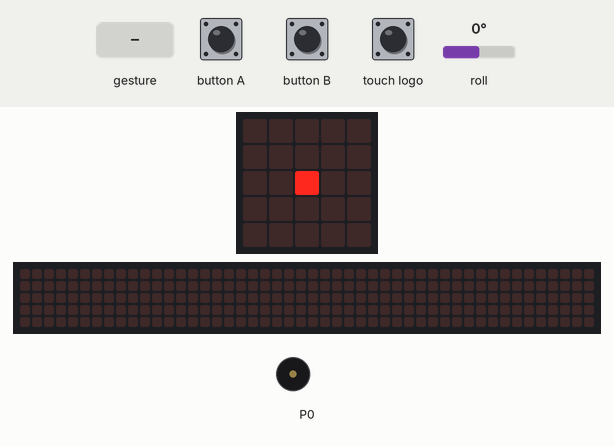
Bench run of a program on a simulated BBC micro:bit (MakeCode). Parts: the board's 5×5 LED display, a strip that is not on the board, showing the scrolling text unrolled, buzzer (waves = sounding). Inputs (shaded band) come from the test bench; at power-on: roll 0°. A tilt is held for 1.5 s and a shake lasts 1 s, then the board lies face up again; the 48×5 strip is a reading aid, not a part: it shows the text the display is scrolling, unrolled, one strip-width of it at a time.

Above: at 1.2 s.
1.3 s: touch logo pressed for 0.15 s
At 1.37 s:
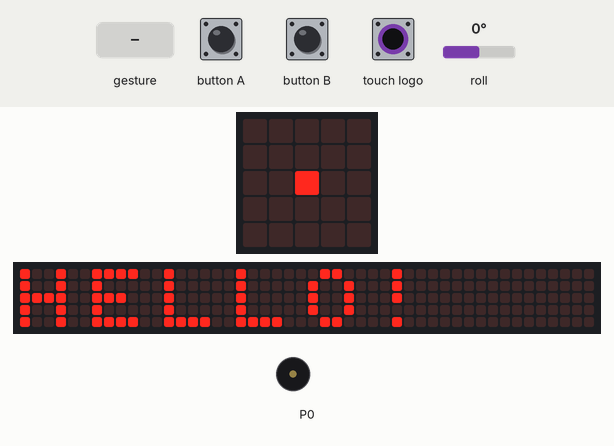
2.0 s: button B pressed for 0.15 s
At 2.25 s:
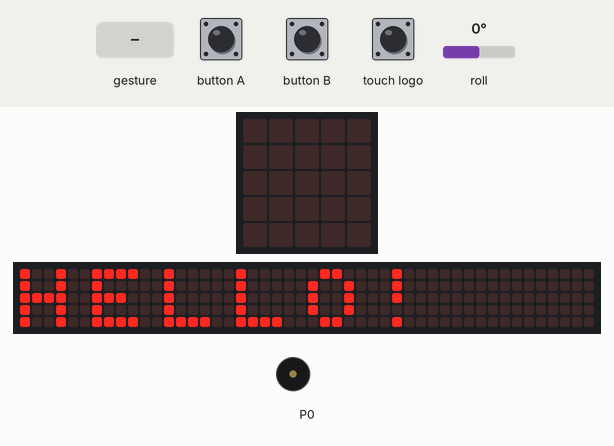
2.7 s: gesture 'tilt right'
At 2.87 s:
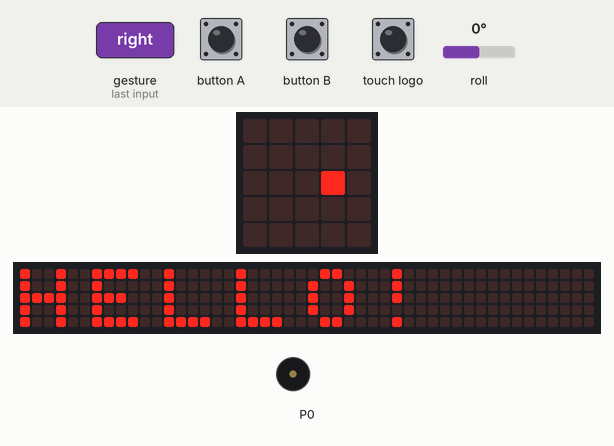
4.9 s: roll set to 90°
At 5.12 s:
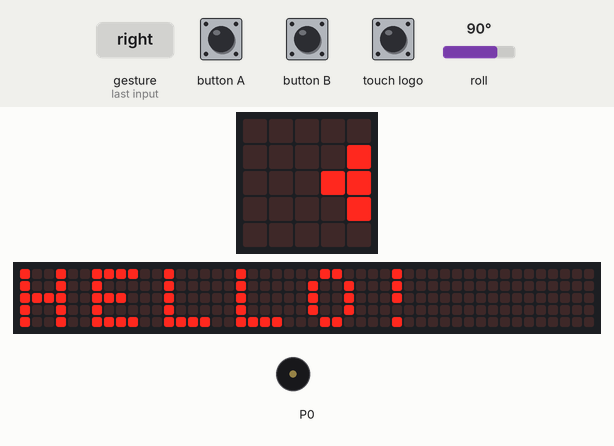
6.8 s: button A pressed for 0.15 s
7.5 s: touch logo pressed for 1 s
At 10.52 s:
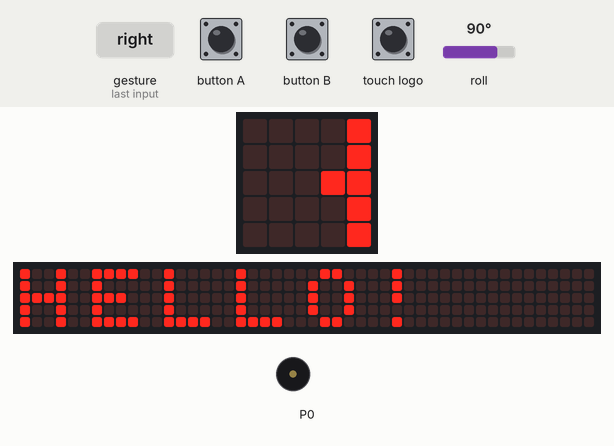
Timing chart, 0 to 12.0 s (numbered marks = the images above; inputs shaded):
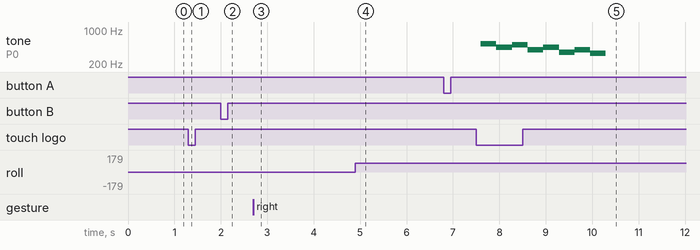

Measured:
- after the input at 1.3 s, the display: changes at once (image 1)
- after the input at 2.0 s, the display: first differs from a run without the input after 0.15 s (image 2)
- after the input at 2.7 s, the display: changes after 0.10 s (image 3)
- after the input at 4.9 s, the display: first differs from a run without the input after 0.10 s (image 4 shows a later state)
- after the input at 7.5 s, the display: first differs from a run without the input after 2.8 s (image 5 shows a later state)
- by itself, tone on P0: plays 523 Hz for 0.34 s, 440 Hz for 0.34 s, 494 Hz for 0.34 s, 392 Hz for 0.34 s, 440 Hz for 0.34 s, 349 Hz for 0.34 s … (8 notes in this stretch)

The program:

main.ts
```typescript
input.onLogoEvent(TouchButtonEvent.Touched, function () {
    basic.showString("HELLO!")
    music.playMelody("C5 A B G A F G E ", 180)
})
input.onGesture(Gesture.TiltRight, function () {
    while (input.rotation(Rotation.Roll) > 10) {
        led1 += 1
        basic.clearScreen()
        if (led1 >= 4) {
            led1 = 4
        }
        led.plot(led1, led2)
        basic.pause(1000)
    }
})
input.onButtonPressed(Button.A, function () {
    basic.showIcon(IconNames.Happy)
    basic.clearScreen()
    led1 = 2
    led2 = 2
    led.plot(led1, led2)
})
input.onGesture(Gesture.TiltLeft, function () {
    while (input.rotation(Rotation.Roll) < -10) {
        led1 += -1
        basic.clearScreen()
        if (led1 <= 0) {
            led1 = 0
        }
        led.plot(led1, led2)
        basic.pause(1000)
    }
})
input.onGesture(Gesture.LogoUp, function () {
    while (input.rotation(Rotation.Pitch) > 10) {
        led2 += 1
        basic.clearScreen()
        if (led2 >= 4) {
            led2 = 4
        }
        led.plot(led1, led2)
        basic.pause(1000)
    }
})
input.onGesture(Gesture.LogoDown, function () {
    while (input.rotation(Rotation.Pitch) < -10) {
        led2 += -1
        basic.clearScreen()
        if (led2 <= 0) {
            led2 = 0
        }
        led.plot(led1, led2)
        basic.pause(1000)
    }
})
input.onButtonPressed(Button.B, function () {
    basic.clearScreen()
})
let led2 = 0
let led1 = 0
led1 = 2
led2 = 2
led.plot(led1, led2)
basic.forever(function () {

})
```

test.ts
```typescript
// テストはここに来ます。このパッケージが拡張機能として使用されるときにはコンパイルされません。
```
